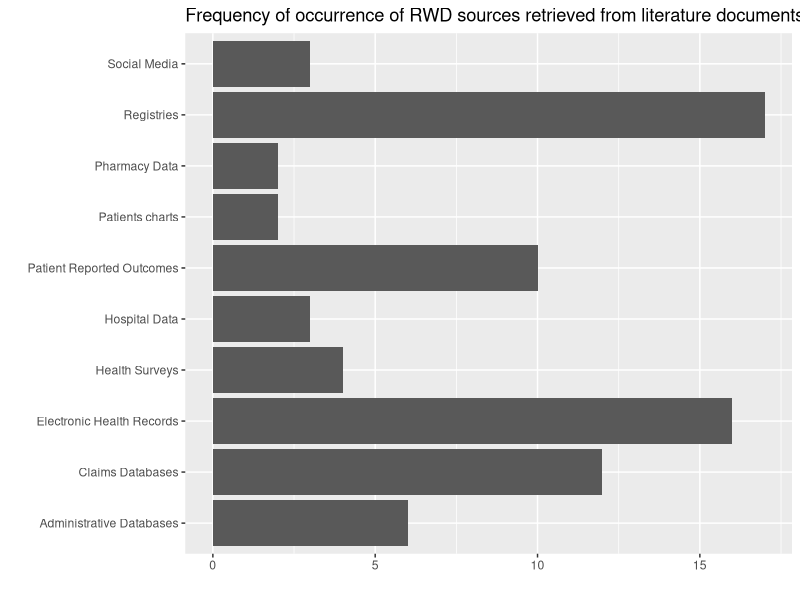

Source code (R):
## ---- chunk 1
#| echo: false
#| warning: false
library(ggplot2)
library(dplyr)

sourcesRWD <- data.frame(RWDsource = c("Pharmacy Data",
                                       "Patients charts",
                                       "Social Media",
                                       "Hospital Data",
                                       "Health Surveys",
                                       "Patient Reported Outcomes",
                                       "Administrative Databases",
                                       "Claims Databases",
                                       "Electronic Health Records",
                                       "Registries"
                                       ), 
                         Count = c(2,
                                   2,
                                   3,
                                   3,
                                   4,
                                   10,
                                   6,
                                   12,
                                   16,
                                   17),
                         Type = "Data Source")

ggplot(data=sourcesRWD, aes(x=RWDsource,y=Count)) +
  geom_bar(position="dodge",stat="identity") + 
  coord_flip() +
  ggtitle("Frequency of occurrence of RWD sources retrieved from literature documents") +
  ylab("") +
  xlab("")
